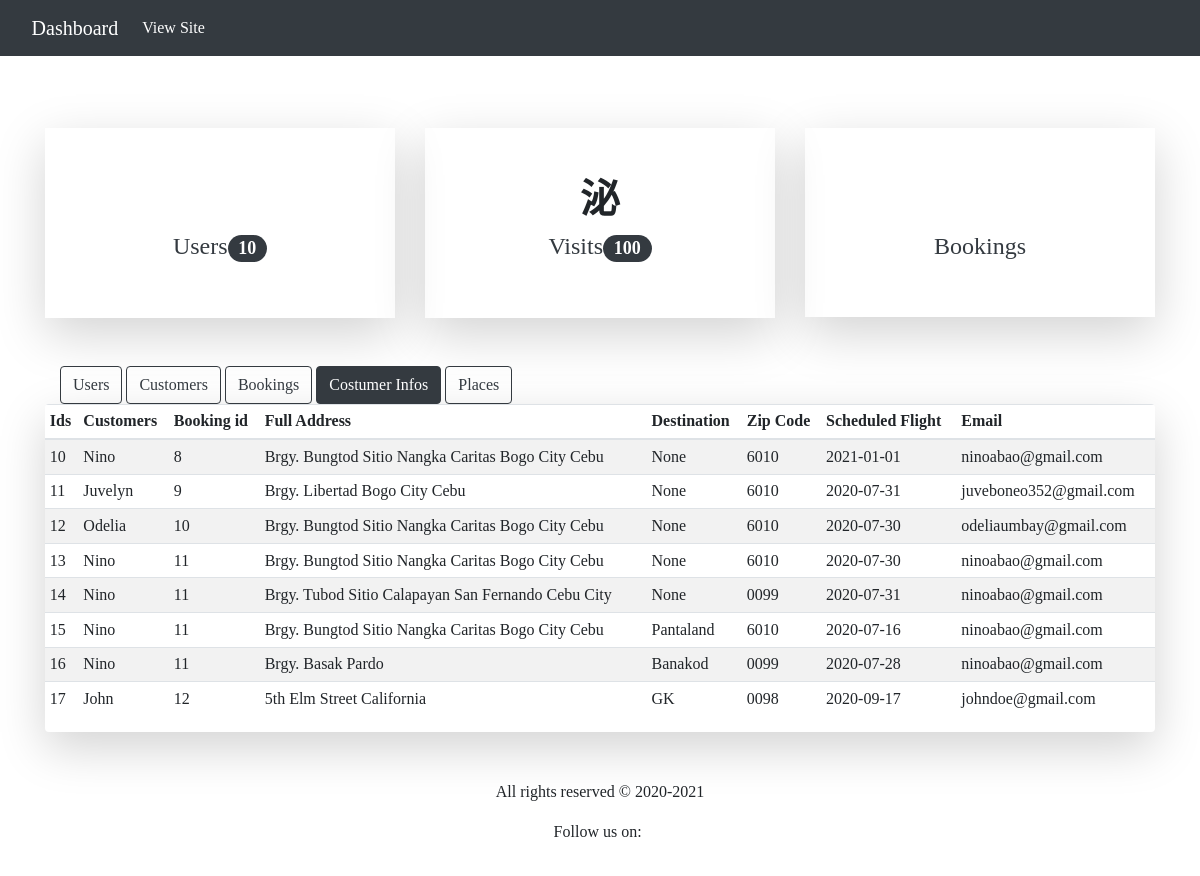
Before: /dashboard/dashboard-customer-infos/ (signed in) with the older database file.
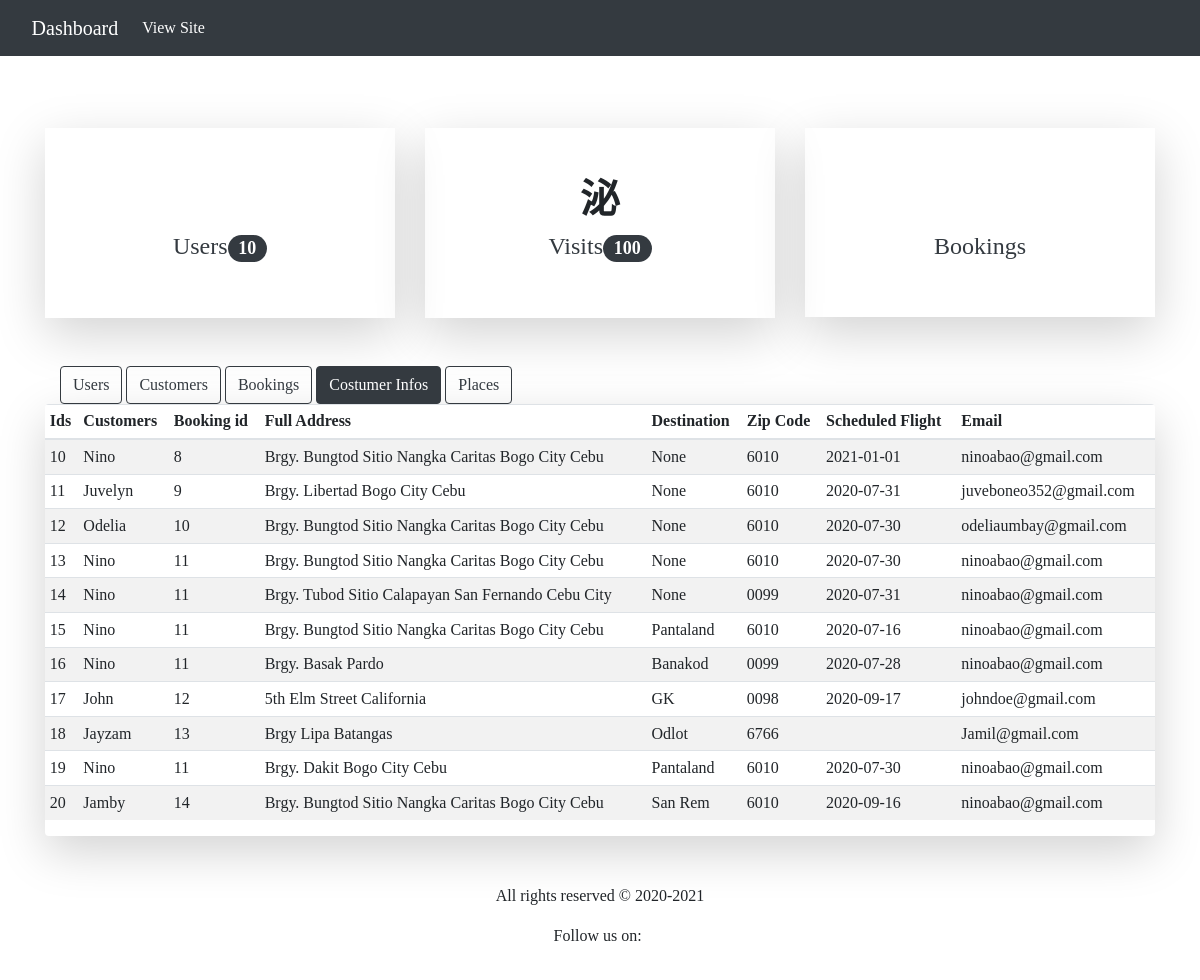
After: the same page with the newer database file.
### travel/models.py (models this page shows, shortened)
class CustomerInfo(models.Model):
	customer = models.ForeignKey(Customer, on_delete=models.SET_NULL, blank=True, null=True)
	booking = models.ForeignKey(Booking, on_delete=models.SET_NULL, blank=True, null=True)
	full_address = models.CharField(max_length=100, null=True)
	destination = models.CharField(max_length=100, null=True)
	zipcode = models.CharField(max_length=100, null=True)
	booking_date = models.CharField(max_length=100, null=True)
	email = models.EmailField(max_length=100, null=True)
	date_added = models.DateTimeField(auto_now_add=True)

class Customer(models.Model):
	user = models.CharField(max_length=100, null=True)
	first_name = models.CharField(max_length=100, null=True)
	last_name = models.CharField(max_length=100, null=True)
	def __str__(self):
		return self.first_name

class Booking(models.Model):
	customer = models.ForeignKey(Customer, on_delete=models.SET_NULL, blank=True, null=True)
	date_booked = models.DateTimeField(auto_now_add=True)
	complete = models.BooleanField(default=False, null=True, blank=True)
	transaction_id = models.CharField(max_length=100, null=True)
	def __str__(self):
		return str(self.id)

### travel_crm/views.py (the view)
# urls.py: path('dashboard-customer-infos/',DashboardCustomerInfos.as_view(), name="travel-dashboard-customer-infos"),
@method_decorator(staff_member_required, name='dispatch')
class DashboardCustomerInfos(ListView):
	model = CustomerInfo
	template_name = 'travel_crm/dashboard-customer-infos.html'
	context_object_name = 'customerinfos'
	extra_context = {
		'title':'Customer Infos'
	}

### travel_crm/templates/travel_crm/dashboard-customer-infos.html
{% extends "travel_crm/base.html" %}
{% block content %}
	<div class="container mt-3 mb-5">
		<div class="row">
			<div class="col-lg-12">
				<div class="container">
					<a href="{% url 'travel-dashboard-users' %}" class="btn btn-outline-dark">Users</a>
					<a href="{% url 'travel-dashboard-customers' %}" class="btn btn-outline-dark">Customers</a>
					<a href="{% url 'travel-dashboard-bookings' %}" class="btn btn-outline-dark">Bookings</a>
					<a href="{% url 'travel-dashboard-customer-infos' %}" class="btn btn-dark">Costumer Infos</a>
					<a href="{% url 'travel-dashboard-places' %}" class="btn btn-outline-dark">Places</a>
				</div>
				<div class="table-responsive shadow-lg rounded">
	        <table class="table table-striped table-sm">
	          <thead>
	            <tr>
	              <th>Ids</th>
	              <th>Customers</th>
	              <th>Booking id</th>
	              <th>Full Address</th>
	              <th>Destination</th>
	              <th>Zip Code</th>
	              <th>Scheduled Flight</th>
	              <th>Email</th>
	            </tr>
	          </thead>
	          <tbody>
	          	{% for customerinfo in customerinfos %}
		            <tr>
		            	<td>{{ customerinfo.id }}</td>
		            	<td>{{ customerinfo.customer }}</td>
		            	<td>{{ customerinfo.booking }}</td>
		              <td>{{ customerinfo.full_address }}</td>
		              <td>{{ customerinfo.destination }}</td>
		              <td>{{ customerinfo.zipcode }}</td>
		              <td>{{ customerinfo.booking_date }}</td>
		              <td>{{ customerinfo.email }}</td>
		            </tr>
	            {% endfor %}
	          </tbody>
	        </table>
	      </div>
			</div>
		</div>
	</div>
{% endblock content %}

Changed rows visible on the page:
added CustomerInfo: id "18", customer "Jayzam", booking "13", full_address "Brgy Lipa Batangas", destination "Odlot", zipcode "6766", email "Jamil@gmail.com"
added CustomerInfo: id "19", customer "Nino", booking "11", full_address "Brgy. Dakit Bogo City Cebu", destination "Pantaland", zipcode "6010", booking_date "2020-07-30", email "ninoabao@gmail.com"
added CustomerInfo: id "20", customer "Jamby", booking "14", full_address "Brgy. Bungtod Sitio Nangka Caritas Bogo City Cebu", destination "San Rem", zipcode "6010", booking_date "2020-09-16", email "ninoabao@gmail.com"
